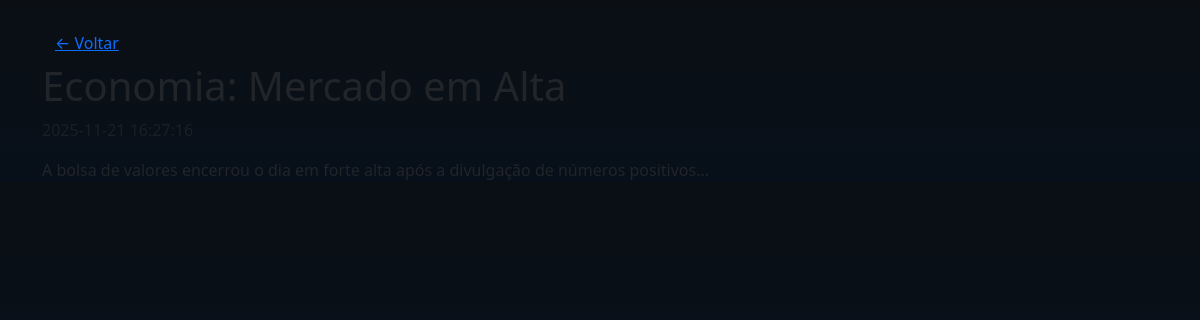
Page /view.php?id=1 on the committed database.
### tables this page shows
CREATE TABLE news (
  id INTEGER PRIMARY KEY AUTOINCREMENT,
  title TEXT,
  summary TEXT,
  content TEXT,
  image TEXT,
  created_at DATETIME DEFAULT CURRENT_TIMESTAMP
);

### view.php (the view, shortened to what this page needs)
<?php
$pdo = getPDO();
$id = isset($_GET['id']) ? intval($_GET['id']) : 0;
$stmt = $pdo->prepare('SELECT * FROM news WHERE id = :id');
$stmt->execute([':id'=>$id]);
$row = $stmt->fetch(PDO::FETCH_ASSOC);
?>
<!doctype html>
<html>
<head>
  <link href="https://cdn.jsdelivr.net/npm/bootstrap@5.3.2/dist/css/bootstrap.min.css" rel="stylesheet">
  <link href="/assets/css/dark.css" rel="stylesheet">
<link href="https://cdn.jsdelivr.net/npm/bootstrap@5.3.2/dist/css/bootstrap.min.css" rel="stylesheet">
</head>
<body>
<div class="container mt-4">
  <a href="index.php" class="btn btn-link">&larr; Voltar</a>
  <h1><?php echo htmlspecialchars($row['title']); ?></h1>
  <p class="text-muted"><?php echo $row['created_at']; ?></p>
  <div><?php echo nl2br(htmlspecialchars($row['content'])); ?></div>
</div>
</body>
</html>

### assets/css/dark.css (style rules this page uses)
:root { --bg:#0b0f14; --card:#0f1720; --muted:#9aa4b2; --accent:#00d1ff; --glass: rgba(255,255,255,0.03); }
body { background: linear-gradient(180deg, var(--bg) 0%, #07101a 100%); color: #e6eef6; font-family: 'Inter', system-ui, -apple-system, 'Segoe UI', Roboto, 'Helvetica Neue', Arial; -webkit-font-smoothing:antialiased; -moz-osx-font-smoothing:grayscale; }
.text-muted { color: var(--muted) !important; }

### rows in the picture
news: title "Economia: Mercado em Alta", content "A bolsa de valores encerrou o dia em forte alta após a divulgação de números positivos..."
